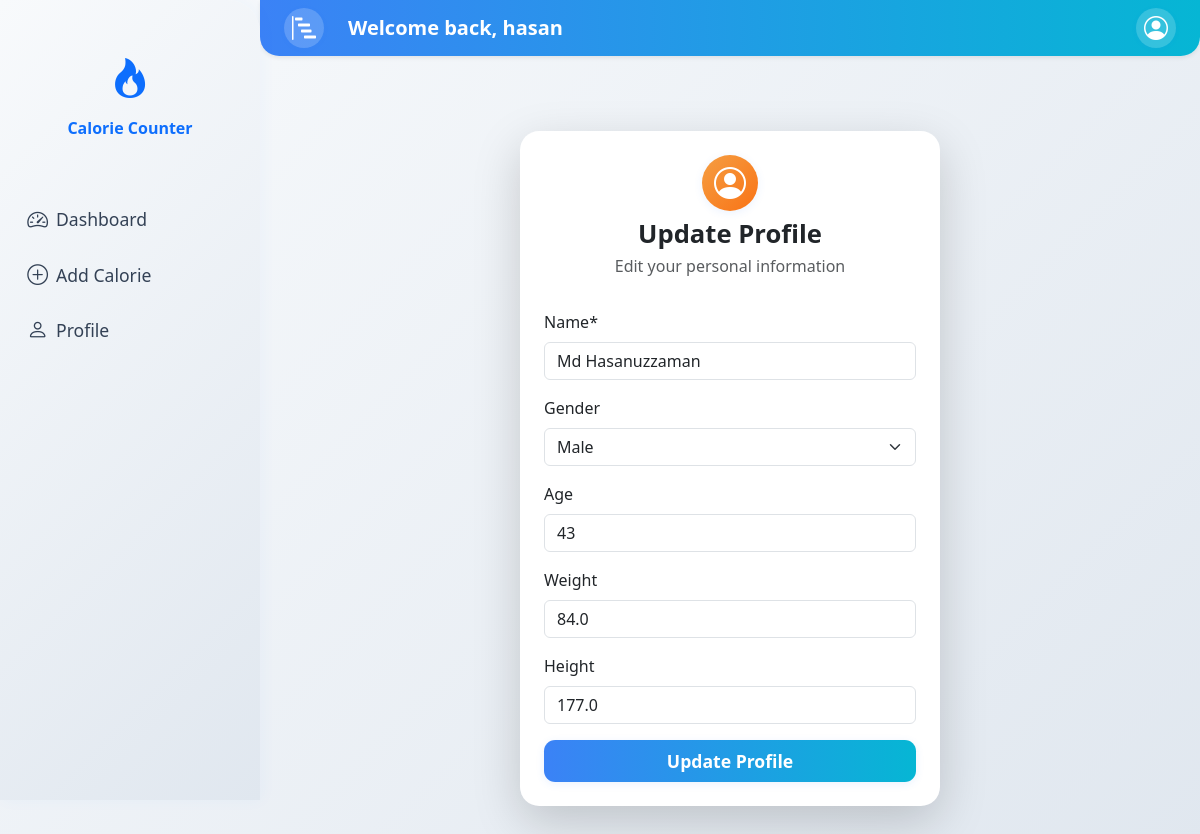
The app's page /profile/ (signed in), older data.
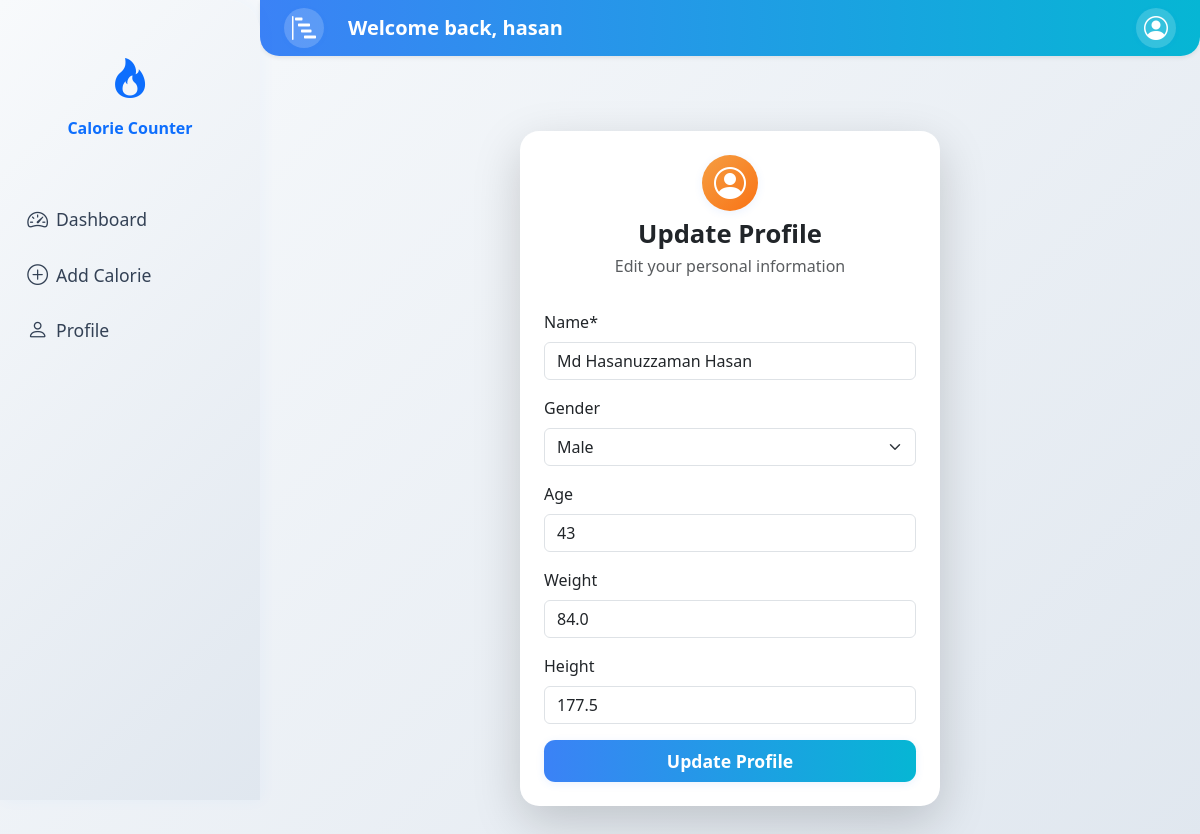
The same page, newer data.
### calorie_counter/models.py (models this page shows, shortened)
class Profile(models.Model):
    CHOOSE_GENDER = [
        ("", "Select"),
        ("male", "Male"),
        ("female", "Female"),
    ]
    user = models.OneToOneField(
        "auth.User", on_delete=models.CASCADE, related_name="user_profile"
    )
    name = models.CharField(max_length=100)
    gender = models.CharField(
        choices=CHOOSE_GENDER, max_length=10, null=True, blank=True
    )
    age = models.PositiveIntegerField(null=True, blank=True)
    weight = models.FloatField(null=True, blank=True)
    height = models.FloatField(null=True, blank=True)
    bmr = models.FloatField(null=True, blank=True)

### calorie_counter/views.py (the view)
# urls.py: path('profile/', ProfileView, name='profile'),
@login_required
def ProfileView(request):
    profile, created = Profile.objects.get_or_create(user=request.user)
    if created:
        messages.warning(request, "Update your profile first")
    if request.method == 'POST':
        form = ProfileForm(request.POST, instance=profile)
        if form.is_valid():
            form.save()
            profile.calculate_bmr()
            messages.success(request, "Profile info Updated successfully")
            return redirect("dashboard")
        else:
            messages.error(request, "Any of the form filed is invalid")
            return redirect("profile")
    else:
        form = ProfileForm(instance=profile)
    context = {
        'form' : form,
        'profile_form': True
    }
    return render(request, "profile.html", context)

### calorie_counter/forms.py
class ProfileForm(forms.ModelForm):
    class Meta:
        model = Profile
        fields = ['name', 'gender', 'age', 'weight', 'height']
    def __init__(self, *args, **kwargs):
        super().__init__(*args, **kwargs)
        choices = self.fields['gender'].choices
        if choices and choices[0][0] != '':
            self.fields['gender'].choices = [('', 'Select...')] + list(choices)

### calorie_counter/templates/profile.html (shortened to what this page needs)
{% extends 'base.html' %}
{% load crispy_forms_tags %}
{% block content %}
<div class="profile-page d-flex justify-content-center align-items-center py-5">
  <div class="card profile-card shadow-lg border-0 p-4">
    <div class="text-center mb-3">
      <span class="profile-icon d-inline-flex align-items-center justify-content-center mb-2">
        <i class="bi bi-person-circle"></i>
      </span>
      <h2 class="mb-1">Update Profile</h2>
      <p class="text-muted mb-3">Edit your personal information</p>
    </div>
    <form action="" method="post">
      <div class="mb-3">
        {{ form|crispy }}
      </div>
      <button type="submit" class="btn btn-primary w-100 py-2">Update Profile</button>
    </form>
  </div>
</div>
<link rel="stylesheet" href="https://cdn.jsdelivr.net/npm/bootstrap-icons@1.11.1/font/bootstrap-icons.css">
{% endblock %}

Row changes from the older to the newer data that the page shows:
changed Profile "Male": name "Md Hasanuzzaman" → "Md Hasanuzzaman Hasan"; height "177.0" → "177.5"
